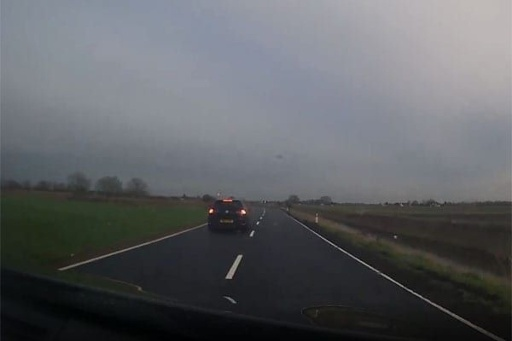
#> input picture lab4_Verenchuk_Stanislav/data/dashcam.jpg, 512 x 341 px
$ jupyter execute lab4.ipynb
#> lines starting #> are read from the running program, lines starting #| are printed output that depends on the picture; after the words box and inside, x2 and y2 are one past the last pixel; in counts of white or black regions, pixels touching at a corner belong together
[cell 1]
import cv2
import math
import numpy as np
from matplotlib import pyplot as plt

plt.rcParams['figure.figsize'] = [15,10]

[cell 2]
img = cv2.imread('../lab4_Verenchuk_Stanislav/data/dashcam.jpg')
#> img is the input picture: shape (341, 512, 3); mean B, G, R 100, 96.3, 93.9
ing = cv2.cvtColor(img, cv2.COLOR_BGR2RGB)

plt.imshow(img)

[cell 3]
# 3 Перетворення зображення у grayscale
gray = cv2.cvtColor(img, cv2.COLOR_RGB2GRAY)

[cell 4]
# 4 Отримати карту краю
# Підказка: ви можете використовувати детектор краю Canny з th_low = 100, th_high = 150
th_low = 100
th_high = 150
edges = cv2.Canny(gray, threshold1=th_low, threshold2=th_high)
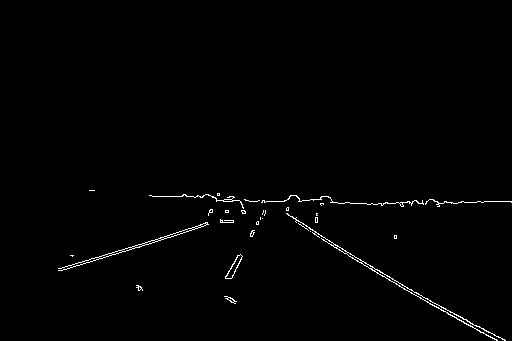
#> edges: shape (341, 512); 0.93% white in thin lines or dots, all inside (x1, y1, x2, y2) = (58, 190, 512, 341)

[cell 5]
# 5 Відобразити зображення
plt.subplot(121), plt.imshow(img), plt.title('Оригіналіне зображення')
plt.subplot(122), plt.imshow(edges, cmap='gray'), plt.title('Межі')
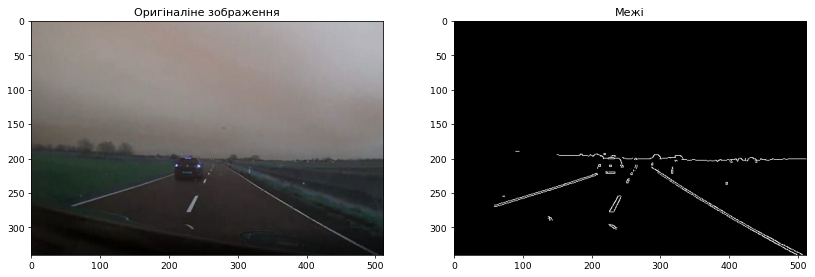
#> figure drawn by matplotlib, 2 panels; B, G, R data is drawn as R, G, B

[cell 6]
# 6 Застосувати трансфомацію Гафа, щоб параметризувати межі
rho_res = 5
theta_res = np.deg2rad(5) # градуси в радіанах
threshold = 90 # трешхолд для голосів в акумуляторі

lines = cv2.HoughLines(edges, rho=rho_res, theta=theta_res, threshold=threshold)
#> lines = 15 rows, first 8: [45, 2.09], [200, 1.57], [275, 1.31], [280, 1.22], [95, 2.01], [10, 2.18], [240, 1.48], [180, 1.66]

# Видалення непотрібних вимірів
if lines is not None:
    lines = lines[:, 0, :]

[cell 7]
# 7 Відобразити результат ліній Гафа
result = np.copy(img)

for line in lines:
    rho = line[0]
    theta = line[1]
    #Перетворення у декартову форму для побудови лінії
    a = math.cos(theta)
    b = math.sin(theta)
    x0 = a * rho
    y0 = b * rho

    pt1 = (int(x0 + 1000*(-b)), int(y0 + 1000*(a)))
    pt2 = (int(x0 - 1000*(-b)), int(y0 - 1000*(a)))

    cv2.line(result, pt1, pt2, (255, 0, 0), 2, cv2.LINE_AA)
#> this loop made 15 passes
#> (rho, theta, a, b, x0, y0, pt1, pt2) on passes 1 to 10: (45, 2.09, -0.5, 0.866, -22.5, 38.97, (-888, -461), (843, 538)), (200, 1.57, 7.55e-08, 1, 1.51e-05, 200, (-999, 200), (1000, 199)), (275, 1.31, 0.259, 0.966, 71.18, 265.6, (-894, 524), (1037, 6)), (280, 1.22, 0.342, 0.94, 95.77, 263.1, (-843, 605), (1035, -78)), (95, 2.01, -0.423, 0.906, -40.15, 86.1, (-946, -336), (866, 508)), (10, 2.18, -0.574, 0.819, -5.74, 8.19, (-824, -565), (813, 581)), (240, 1.48, 0.0872, 0.996, 20.92, 239.1, (-975, 326), (1017, 151)), (180, 1.66, -0.0872, 0.996, -15.69, 179.3, (-1011, 92), (980, 266)), (170, 1.66, -0.0872, 0.996, -14.82, 169.4, (-1011, 82), (981, 256)), (130, 1.92, -0.342, 0.94, -44.46, 122.2, (-984, -219), (895, 464))
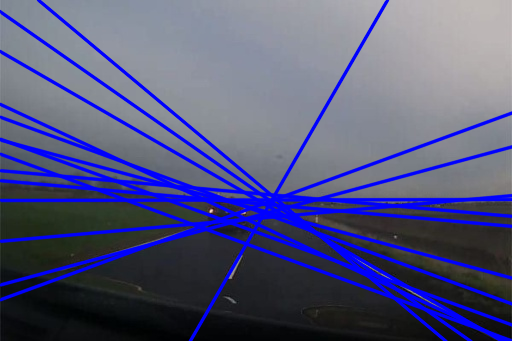
#> result: shape (341, 512, 3); 17.73% of pixels changed, all inside (x1, y1, x2, y2) = (0, 0, 512, 341)

plt.subplot(121), plt.imshow(edges, cmap='gray'), plt.title('Межі')
plt.subplot(122), plt.imshow(result, cmap='gray'), plt.title('Лінії Гафа')
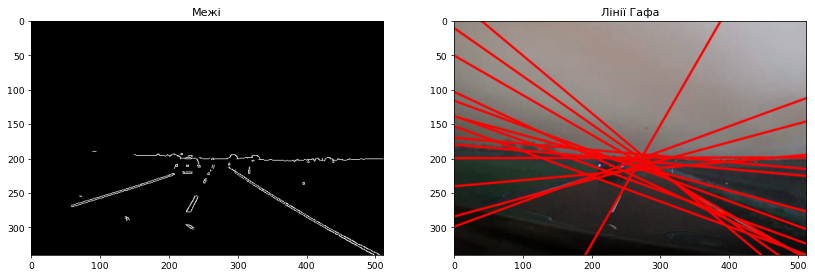
#> figure drawn by matplotlib, 2 panels; B, G, R data is drawn as R, G, B

[cell 8]
# 8 Фільтрація ліній, які визначені як горизонтальні (90 градусів (+/- 15 градусів))
filtered_lines = []

theta_deg = 90
margin = 15
theta_min = np.deg2rad(theta_deg - margin)
theta_max = np.deg2rad(theta_deg + margin)

for line in lines:
    # витягти тета для поточної лінії (функція Гафа працює з радіанами)
    rho = line[0]
    theta = line[1]

    # Залишити лінію, якщо тета не горизонтальне
    # Видаляємо лінії, якщо theta ≈ 90° ± 15°
    if not (theta_min <= theta <= theta_max):
        filtered_lines.append(line)
#> this loop made 15 passes
#> (rho, theta) on passes 1 to 12: (45, 2.09), (200, 1.57), (275, 1.31), (280, 1.22), (95, 2.01), (10, 2.18), (240, 1.48), (180, 1.66), (170, 1.66), (130, 1.92), (145, 1.92), (110, 1.92)
#> after the loop, filtered_lines = [[45, 2.09], [275, 1.31], [280, 1.22], [95, 2.01], [10, 2.18], [130, 1.92], [145, 1.92], [110, 1.92], [-25, 2.27], [335, 0.524]]

# Перетворення назад у NumPy-масив
filtered_lines = np.array(filtered_lines)

[cell 9]
# 9 Відобразити результат фільтрації після усунення горизонтальних ліній
result = np.copy(img)

for line in filtered_lines:
    rho = line[0]
    theta = line[1]
    #Перетворення у декартову форму для побудови лінії
    a = math.cos(theta)
    b = math.sin(theta)
    x0 = a * rho
    y0 = b * rho

    pt1 = (int(x0 + 1000*(-b)), int(y0 + 1000*(a)))
    pt2 = (int(x0 - 1000*(-b)), int(y0 - 1000*(a)))

    cv2.line(result, pt1, pt2, (255, 0, 0), 2, cv2.LINE_AA)
#> this loop made 10 passes
#> (rho, theta, a, b, x0, y0, pt1, pt2) on passes 1 to 10: (45, 2.09, -0.5, 0.866, -22.5, 38.97, (-888, -461), (843, 538)), (275, 1.31, 0.259, 0.966, 71.18, 265.6, (-894, 524), (1037, 6)), (280, 1.22, 0.342, 0.94, 95.77, 263.1, (-843, 605), (1035, -78)), (95, 2.01, -0.423, 0.906, -40.15, 86.1, (-946, -336), (866, 508)), (10, 2.18, -0.574, 0.819, -5.74, 8.19, (-824, -565), (813, 581)), (130, 1.92, -0.342, 0.94, -44.46, 122.2, (-984, -219), (895, 464)), (145, 1.92, -0.342, 0.94, -49.59, 136.3, (-989, -205), (890, 478)), (110, 1.92, -0.342, 0.94, -37.62, 103.4, (-977, -238), (902, 445)), (-25, 2.27, -0.643, 0.766, 16.07, -19.15, (-749, -661), (782, 623)), (335, 0.524, 0.866, 0.5, 290.1, 167.5, (-209, 1033), (790, -698))
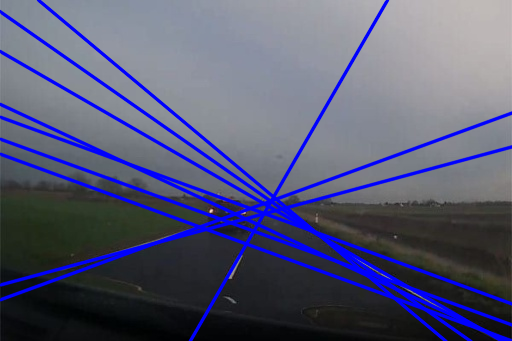
#> result: shape (341, 512, 3); 12.62% of pixels changed, all inside (x1, y1, x2, y2) = (0, 0, 512, 341)

plt.subplot(121), plt.imshow(edges, cmap='gray'), plt.title('Межі')
plt.subplot(122), plt.imshow(result, cmap='gray'), plt.title('Лінії Гафа')
#> figure, not shown here; B, G, R data is drawn as R, G, B

[cell 10]
from sklearn.cluster import KMeans

# 10. Застосування K-Means кластеризації для параметрів ліній (rho, theta)
kmeans1 = KMeans(n_clusters=3, random_state=0).fit(filtered_lines)
kmeans2 = KMeans(n_clusters=4, random_state=0).fit(filtered_lines)

# Центри кластерів — це три основні лінії (в параметричній формі)
cluster_centers1 = kmeans1.cluster_centers_
#> cluster_centers1 = [[120, 1.94], [296.7, 1.02], [10, 2.18]]
cluster_centers2 = kmeans2.cluster_centers_
#> cluster_centers2 = [[120, 1.94], [335, 0.524], [10, 2.18], [277.5, 1.27]]

[cell 11]
# 11 Відобразити результат фільтрації ліній
result1 = np.copy(img)
result2 = np.copy(img)

for center in cluster_centers1:
    rho = center[0]
    theta = center[1]

    a = math.cos(theta)
    b = math.sin(theta)
    x0 = a * rho
    y0 = b * rho

    pt1 = (int(x0 + 1000 * (-b)), int(y0 + 1000 * a))
    pt2 = (int(x0 - 1000 * (-b)), int(y0 - 1000 * a))

    cv2.line(result1, pt1, pt2, (0, 255, 0), 3, cv2.LINE_AA)  # Зелені лінії
#> this loop made 3 passes
#> (rho, theta, a, b, x0, y0, pt1, pt2) on passes 1 to 3: (120, 1.94, -0.362, 0.932, -43.49, 111.8, (-975, -250), (888, 474)), (296.7, 1.02, 0.525, 0.851, 155.7, 252.5, (-695, 777), (1006, -272)), (10, 2.18, -0.574, 0.819, -5.74, 8.19, (-824, -565), (813, 581))
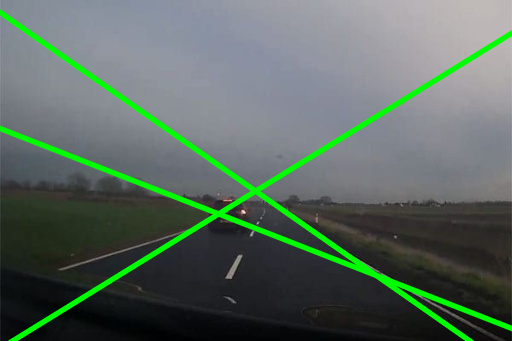
#> result1: shape (341, 512, 3); 6.3% of pixels changed, all inside (x1, y1, x2, y2) = (0, 9, 512, 341)

for center in cluster_centers2:
    rho = center[0]
    theta = center[1]

    a = math.cos(theta)
    b = math.sin(theta)
    x0 = a * rho
    y0 = b * rho

    pt1 = (int(x0 + 1000 * (-b)), int(y0 + 1000 * a))
    pt2 = (int(x0 - 1000 * (-b)), int(y0 - 1000 * a))

    cv2.line(result2, pt1, pt2, (0, 255, 0), 3, cv2.LINE_AA)  # Зелені лінії
#> this loop made 4 passes
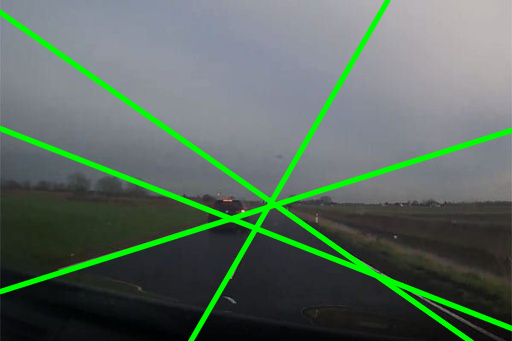
#> result2: shape (341, 512, 3); 7.6% of pixels changed, all inside (x1, y1, x2, y2) = (0, 0, 512, 341)


# Відображення
plt.subplot(131), plt.imshow(edges, cmap='gray'), plt.title('Межі (Canny)')
plt.subplot(132), plt.imshow(result1), plt.title('3 кластеризовані лінії (K-Means)')
plt.subplot(133), plt.imshow(result2), plt.title('4 кластеризовані лінії (K-Means)')
plt.show()
#> figure, not shown here; B, G, R data is drawn as R, G, B

$ run again, with lab4_Verenchuk_Stanislav/data/yield.png saved as lab4_Verenchuk_Stanislav/data/dashcam.jpg
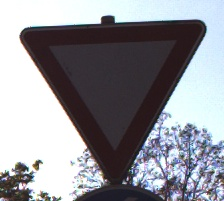
#> input picture lab4_Verenchuk_Stanislav/data/yield.png, 224 x 201 px
#> img is the input picture: shape (201, 224, 3); mean B, G, R 151.9, 145.7, 145
#> edges: shape (201, 224); 8.7% white in thin lines or dots
#> `lines = cv2.HoughLines(edges, rho=rho_res, theta=theta_res, threshold=..`: lines = 92 rows, first 8: [170, 1.66], [195, 1.4], [190, 1.48], [180, 1.57], [205, 1.31], [195, 0.436], [160, 1.75], [210, 1.22]
#> `lines = lines[:, 0, :]`: lines = 92 pairs, first value -195 to 265, second value 0 to 3.05
#> the loop `for line in lines:` made 92 passes
#> (rho, theta, a, b, x0, y0, pt1, pt2) on passes 1 to 6: (170, 1.66, -0.0872, 0.996, -14.82, 169.4, (-1011, 82), (981, 256)), (195, 1.4, 0.174, 0.985, 33.86, 192, (-950, 365), (1018, 18)), (190, 1.48, 0.0872, 0.996, 16.56, 189.3, (-979, 276), (1012, 102)), (180, 1.57, 7.55e-08, 1, 1.36e-05, 180, (-999, 180), (1000, 179)), (205, 1.31, 0.259, 0.966, 53.06, 198, (-912, 456), (1018, -60)), (195, 0.436, 0.906, 0.423, 176.7, 82.41, (-245, 988), (599, -823))
#> the loop `for line in lines:` made 92 passes
#> after the loop `for line in lines:`: filtered_lines = 83 pairs, first value -195 to 265, second value 0 to 3.05
#> the loop `for line in filtered_lines:` made 83 passes
#> line on passes 6 to 13: [30, 2.18], [-65, 2.53], [-40, 2.44], [-85, 2.62], [55, 2.09], [100, 1.92], [10, 2.27], [220, 1.13]
#> after the loop `for line in filtered_lines:`:
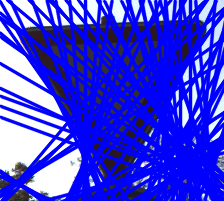
#> result: shape (201, 224, 3); mean B, G, R 227.2, 62.8, 62.5
#> the loop `for center in cluster_centers1:` made 3 passes
#> center on passes 1 to 3: [195.6, 0.707], [14.76, 2.16], [-129, 2.86]
#> the loop `for center in cluster_centers2:` made 4 passes
#> center on passes 1 to 4: [228.1, 0.643], [-15.56, 2.5], [-138.5, 2.87], [139.6, 0.873]
#> after the loop `for center in cluster_centers2:`:
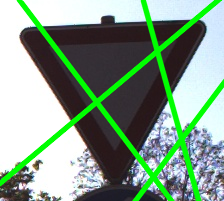
#> result2: shape (201, 224, 3); 12.5% of pixels changed, all inside (x1, y1, x2, y2) = (0, 0, 224, 201)
